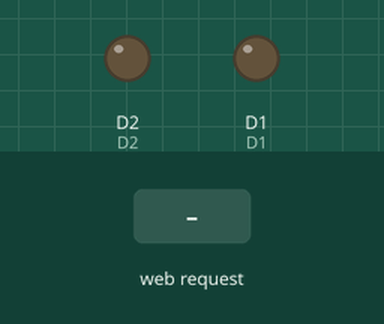
Recording of a sketch running on a simulated ESP8266 (NodeMCU). On the bench: output pins drawn as LEDs (lit = HIGH). The inputs (shaded band) are chosen by the test bench. WiFi joins after 1.5 s; servers stay silent unless stated; what the sketch prints to the serial monitor is not drawn.

Above: at 2.7 s.
2.8 s: HTTP request GET /?RelayMaster=ON received
At 3.7 s:
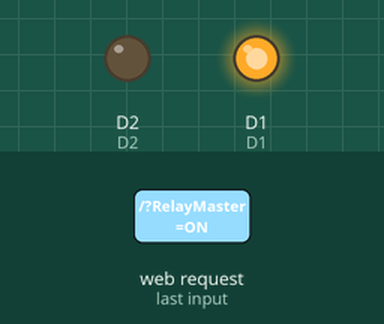
4.3 s: HTTP request GET /?AttuatoreMaster=ON received
At 4.9 s:
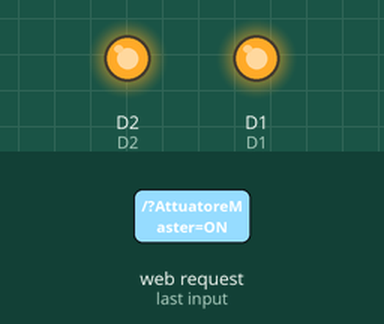
5.8 s: HTTP request GET /?RelayMaster=OFF received
At 7.2 s:
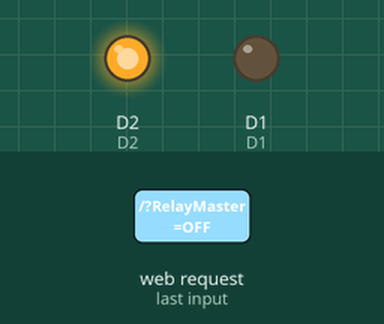
Timing chart, 0 to 8.8 s (numbered marks = the images above; inputs shaded):
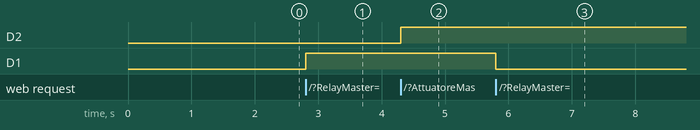

Measured:
- after the input at 2.8 s, D1: LOW → HIGH at once
- after the input at 4.3 s, D2: LOW → HIGH at once
- after the input at 5.8 s, D1: HIGH → LOW at once

The sketch:

sketch_SchedaWiFi_NodoMaster_Prova_AccensioneLED.ino
```cpp
// Inclusione dell'apposita libreria per la Shield adoperata
#include <ESP8266WiFi.h>

//Definizione delle credenziali per la connessione per accedere al Router
const char* ssid = "****";
const char* password = "****";

// Definiamo la mappatura della Shield ESP8266(Datasheet)
#define D0 16
#define D1 5 // LED 1
#define D2 4 // LED 2
#define D3 0
#define D4 2
#define D5 14
#define D6 12
#define D7 13
#define D8 15
#define D9 3 // RX0
#define D10 1 // TX0

// Istanziamo 'server(80)' come oggetto della classe WiFiServer.
WiFiServer server(80);

void setup() {

  // Connessione seriale a 115200.
  Serial.begin(115200);
  delay(10);

  // Inizializziamo i pin per i LED.
  pinMode(D1, OUTPUT);
  pinMode(D2, OUTPUT);
  digitalWrite(D1, LOW);
  digitalWrite(D2, LOW);

  //Connessione alla rete WiFi
  // Mostriamo l'IP della scheda connessa alla rete
  Serial.print("\n\nInizializzazione rete WiFi: ");
  Serial.println(ssid);
  WiFi.begin(ssid, password);
  while (WiFi.status() != WL_CONNECTED) {
    delay(500);
    Serial.print(".");
  }
  Serial.println("\nConnesso.");
  Serial.print("IP del dispositivo: ");
  Serial.print(WiFi.localIP());

  // Inizializziamo il WebServer.
  server.begin();
  Serial.println("\nWebServer inizializzato.\n");
}

void loop() {

  // Vediamo se esiste una connessione con un client. Se non esiste ritorniamo al loop.
  WiFiClient cliente = server.available();
  if (!cliente)
  {
    return;
  }

  // Nela caso ci sia una connessione con un client, mostriamo un messaggio di avvenuta connessione
  // mantenendo aperta la connessione.
  Serial.println("Client connesso: ");
  while (!cliente.available())
  {
    delay(1);
  }

  //Realizziamo la lettura della form.
  String form = cliente.readStringUntil('\r');
  Serial.println(form);
  cliente.flush();

  int RM = LOW; //Variabile per controllo stato Relè
  int AM = LOW; //Variabile per controllo stato Attuatore

  //Controlliamo il risultato della form e vediamo se è presente un cambiamento di stato dell'attuatore e relè
  if(form.indexOf("RelayMaster=ON")!=-1)
  {
    digitalWrite(D1, HIGH);
    RM = HIGH;
  }
  if(form.indexOf("RelayMaster=OFF")!=-1)
  {
    digitalWrite(D1, LOW);
    RM = LOW;
  }
  if(form.indexOf("AttuatoreMaster=ON")!=-1)
  {
    digitalWrite(D2, HIGH);
    AM = HIGH;
  }
  if(form.indexOf("AttuatoreMaster=OFF")!=-1)
  {
    digitalWrite(D2, LOW);
    AM = LOW;
  }

  // Pagina WEB da mandare al Client
  cliente.println("HTTP/1.1 200 OK");
  cliente.println("Content-Type: text/html");
  cliente.println(""); //  Separación
  cliente.println("<!DOCTYPE html>");
  cliente.println("<html>");
  cliente.println("<head>");
  cliente.println("<style type='text/css'>");
  cliente.println("body");
  cliente.println("                                              {");
  cliente.println("                                                  background:  #DCDCDC;");
  cliente.println("                                                  font-family:  Rockwell;");
  cliente.println("                                              }");
  cliente.println("                                              h1");
  cliente.println("                                              {");
  cliente.println("                                                  color: #000000;");
  cliente.println("                                                  text-align: center;");
  cliente.println("                                              }");
  cliente.println("                                              h2");
  cliente.println("                                              {");
  cliente.println("                                                  color: #000000;");
  cliente.println("                                                  text-align: center;");
  cliente.println("                                              }");

  cliente.println("                                              table");
  cliente.println("                                              {");
  cliente.println("                                                  border-collapse: collapse;");
  cliente.println("                                                  color: #000000;");
  cliente.println("                                              }");

  cliente.println("                                              .tinto");
  cliente.println("                                              {");
  cliente.println("                                                  border-collapse: collapse;");
  cliente.println("                                                  border: 1px solid #DCDCDC;");
  cliente.println("                                              }");

  cliente.println("                                              .tinto tr");
  cliente.println("                                              {");
  cliente.println("                                                  border: 1px solid #DCDCDC;");
  cliente.println("                                              }");
  cliente.println("                                              .tinto td");
  cliente.println("                                              {");
  cliente.println("                                                  font-size: small;");
  cliente.println("                                                  background: #DCDCDC;");
  cliente.println("                                                  border: 1px solid #000000;");
  cliente.println("                                              }");
  cliente.println("                                              .cinto");
  cliente.println("                                              {");
  cliente.println("                                                  padding: 0px 0px 0px 0px;");
  cliente.println("                                              }");

  cliente.println("                                              table, td");
  cliente.println("                                              {");
  cliente.println("                                                  border: 3px solid #000000;");
  cliente.println("                                                  background:#FAFAD2;");
  cliente.println("                                              }");
  cliente.println("                                              table, tr");
  cliente.println("                                              {");
  cliente.println("                                                  background: #ffffff;");
  cliente.println("                                                  border: 3px solid #000000;");
  cliente.println("                                                  text-align: center;");
  cliente.println("                                              }");
  cliente.println("      </style>");
  cliente.println("      <meta charset='utf-8'>");
  cliente.println("      <title>The Sentinel</title>");
  cliente.println("  </head>");
  cliente.println("  <body>");
  cliente.println("      <h1 id='titolo'>The Sentinel</h1>");
  cliente.println("      <h2>Controllo Nodi</h2>");
  cliente.println("      <form>");
  cliente.println("          <table align='center'>");
  cliente.println("          <thead>");
  cliente.println("         <tr>");
  cliente.println("             <td>Nodo</td>");
  cliente.println("               <td>Stato</td>");
  cliente.println("          </tr>");
  cliente.println("          </thead>");
  cliente.println("           <tr>");
  cliente.println("               <td>Stazione Master</td>");
  cliente.println("               <td class='cinto'>");
  cliente.println("                  <table align='center' class='tinto'>");
  cliente.println("                      <tr>");
  cliente.println("                          <td>Relè</td>");
  cliente.println("                          <td>Attuatore</td>");
  cliente.println("                          <td>Sensore n°1</td>");
  cliente.println("                          <td>Sensore n°2</td>");
  cliente.println("                      </tr>");
  cliente.println("                      </tr>");
  if(RM==HIGH)
  {
     cliente.println("                          <td>ON</td>");
  }
  else
  {
     cliente.println("                          <td>OFF</td>");
  }
  if(AM==HIGH)
  {
     cliente.println("                          <td>ON</td>");
  }
  else
  {
     cliente.println("                          <td>OFF</td>");
  }
  cliente.println("                          <td>0.00</td>");
  cliente.println("                          <td>0.00</td>");
  cliente.println("                      <tr>");
  cliente.println("                      <tr>");
  cliente.println("                          <td><input type='radio' value='ON' name='RelayMaster'>ON</input><input type='radio' value='OFF' name='RelayMaster' checked='checked'>OFF</input></td>");
  cliente.println("                          <td><input type='radio' value='ON' name='AttuatoreMaster'>ON</input><input type='radio' value='OFF' name='AttuatoreMaster' checked='checked'>OFF</input></td>");
  cliente.println("                          <td>/</td>");
  cliente.println("                          <td>/</td>");
  cliente.println("                      </tr>");
  cliente.println("                  </table>");
  cliente.println("               </td>");
  cliente.println("           </tr>");
  cliente.println("          <tr>");
  cliente.println("              <td>Stazione n°1</td>");
  cliente.println("              <td class='cinto'>");
  cliente.println("                  <table align='center' class='tinto'>");
  cliente.println("                      <tr>");
  cliente.println("                          <td>Relè</td>");
  cliente.println("                          <td>Attuatore</td>");
  cliente.println("                          <td>Sensore n°1</td>");
  cliente.println("                          <td>Sensore n°2</td>");
  cliente.println("                      </tr>");
  cliente.println("                      <tr>");
  cliente.println("                          <td>OFF</td>");
  cliente.println("                          <td>OFF</td>");
  cliente.println("                          <td>0.00</td>");
  cliente.println("                          <td>0.00</td>");
  cliente.println("                      </tr>");
  cliente.println("                      <tr>");
  cliente.println("                          <td><input type='radio' value='ON' name='Relay1'>ON</input><input type='radio' value='OFF' name='Relay1' checked='checked'>OFF</input></td>");
  cliente.println("                          <td><input type='radio' value='ON' name='Attuatore1'>ON</input><input type='radio' value='OFF' name='Attuatore1' checked='checked'>OFF</input></td>");
  cliente.println("                          <td>/</td>");
  cliente.println("                          <td>/</td>");
  cliente.println("                      </tr>");
  cliente.println("                  </table>");
  cliente.println("              </td>");
  cliente.println("          </tr>");
  cliente.println("          <tr>");
  cliente.println("              <td>Stazione n°2</td>");
  cliente.println("              <td class='cinto'>");
  cliente.println("                  <table align='center' class='tinto'>");
  cliente.println("                      <tr>");
  cliente.println("                          <td>Relè</td>");
  cliente.println("                          <td>Attuatore</td>");
  cliente.println("                          <td>Sensore n°1</td>");
  cliente.println("                          <td>Sensore n°2</td>");
  cliente.println("                      </tr>");
  cliente.println("                          <td>OFF</td>");
  cliente.println("                          <td>OFF</td>");
  cliente.println("                          <td>0.00</td>");
  cliente.println("                          <td>0.00</td>");
  cliente.println("                      <tr>");
  cliente.println("                      <tr>");
  cliente.println("                          <td><input type='radio' value='ON' name='Relay2'>ON</input><input type='radio' value='OFF' name='Relay2' checked='checked'>OFF</input></td>");
  cliente.println("                          <td><input type='radio' value='ON' name='Attuatore2'>ON</input><input type='radio' value='OFF' name='Attuatore2' checked='checked'>OFF</input></td>");
  cliente.println("                          <td>/</td>");
  cliente.println("                          <td>/</td>");
  cliente.println("                      </tr>");
  cliente.println("                      </tr>");
  cliente.println("                  </table>");
  cliente.println("              </td>");
  cliente.println("          </tr>");
  cliente.println("       </table>");
  cliente.println("          <p align='center'>");
  cliente.println("              <input type='submit' value='Invio' align='center'/>");
  cliente.println("              <input type='reset' value='Reset' align='center'/>");
  cliente.println("          </p>");
  cliente.println("      </form>");
  cliente.println("   </body>");
  cliente.println("</html>");

  // Client disconnesso
  delay(1);
  Serial.println("Cliente Desconectado.\n");
}
```
